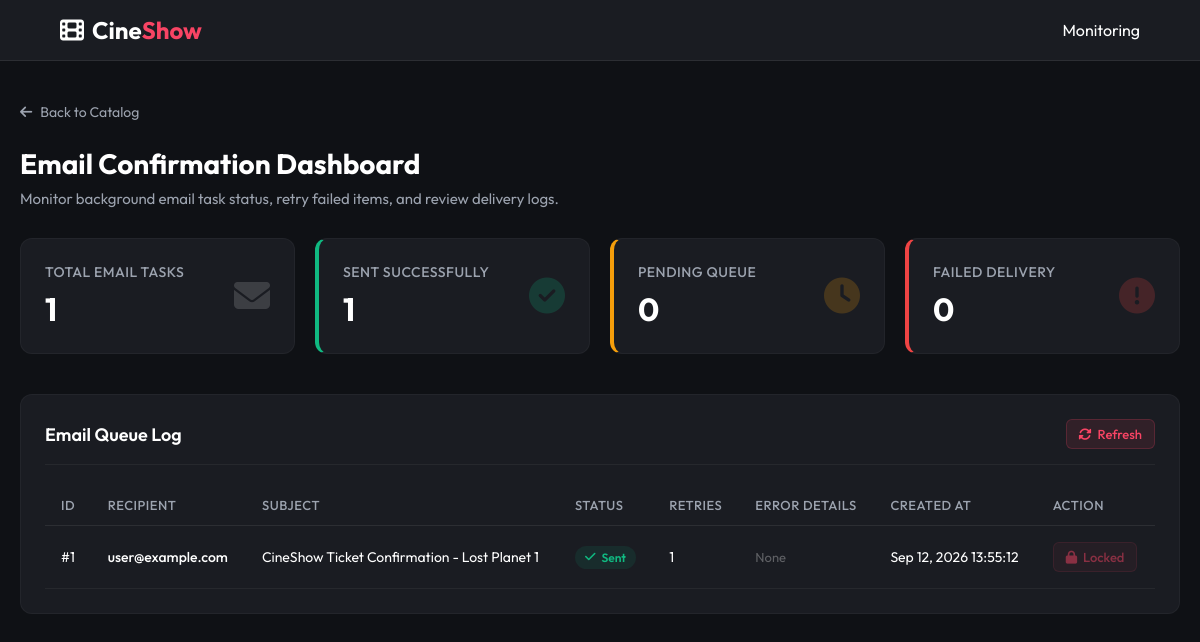
Screenshot of /email-dashboard/ with the database file from the repository.
### movies/models.py (models this page shows, shortened)
class EmailTask(models.Model):
    STATUS_CHOICES = [
        ('PENDING', 'Pending'),
        ('SENT', 'Sent'),
        ('FAILED', 'Failed'),
    ]
    booking = models.ForeignKey(Booking, on_delete=models.CASCADE, related_name='email_tasks', null=True, blank=True)
    recipient = models.EmailField(db_index=True)
    subject = models.CharField(max_length=255)
    template_name = models.CharField(max_length=255)
    context_data = models.JSONField(default=dict)
    status = models.CharField(max_length=20, choices=STATUS_CHOICES, default='PENDING', db_index=True)
    retry_count = models.IntegerField(default=0)
    last_error = models.TextField(null=True, blank=True)
    created_at = models.DateTimeField(auto_now_add=True)
    updated_at = models.DateTimeField(auto_now=True)

### movies/views.py (the view)
# urls.py: path('email-dashboard/', views.email_dashboard, name='email_dashboard'),
def email_dashboard(request):
    stats = EmailTask.objects.aggregate(
        total=Count('id'),
        sent=Count('id', filter=Q(status='SENT')),
        pending=Count('id', filter=Q(status='PENDING')),
        failed=Count('id', filter=Q(status='FAILED'))
    )
    tasks = EmailTask.objects.all().order_by('-created_at')
    context = {
        'stats': stats,
        'tasks': tasks
    }
    return render(request, 'movies/dashboard.html', context)

### movies/templates/movies/dashboard.html (shortened to what this page needs)
<!DOCTYPE html>
<html lang="en">
<head>
    <link rel="stylesheet" href="https://cdnjs.cloudflare.com/ajax/libs/font-awesome/6.4.0/css/all.min.css">
</head>
<body>
    <header>
        <a href="/" class="logo">
            <i class="fa-solid fa-film"></i>
            <div>Cine<span>Show</span></div>
        </a>
        <div class="results-count">
            Monitoring
        </div>
    </header>
    <div class="container">
        <a href="/" class="back-btn">
            <i class="fa-solid fa-arrow-left"></i> Back to Catalog
        </a>
        <div class="dashboard-header">
            <h1 class="dashboard-title">Email Confirmation Dashboard</h1>
            <p class="dashboard-subtitle">Monitor background email task status, retry failed items, and review delivery logs.</p>
        </div>
        <div class="stats-grid">
            <div class="stat-card total">
                <div class="stat-info">
                    <h3>Total Email Tasks</h3>
                    <p>{{ stats.total|default:0 }}</p>
                </div>
                <i class="fa-solid fa-envelope stat-icon"></i>
            </div>
            <div class="stat-card sent">
                <div class="stat-info">
                    <h3>Sent Successfully</h3>
                    <p>{{ stats.sent|default:0 }}</p>
                </div>
                <i class="fa-solid fa-circle-check stat-icon"></i>
            </div>
            <div class="stat-card pending">
                <div class="stat-info">
                    <h3>Pending Queue</h3>
                    <p>{{ stats.pending|default:0 }}</p>
                </div>
                <i class="fa-solid fa-clock stat-icon"></i>
            </div>
            <div class="stat-card failed">
                <div class="stat-info">
                    <h3>Failed Delivery</h3>
                    <p>{{ stats.failed|default:0 }}</p>
                </div>
                <i class="fa-solid fa-circle-exclamation stat-icon"></i>
            </div>
        </div>
        <div class="tasks-card">
            <div class="tasks-header">
                <h2 class="tasks-title">Email Queue Log</h2>
                <button class="action-btn" onclick="location.reload()">
                    <i class="fa-solid fa-rotate"></i> Refresh
                </button>
            </div>
            <div class="table-responsive">
                <table>
                    <thead>
                        <tr>
                            <th>ID</th>
                            <th>Recipient</th>
                            <th>Subject</th>
                            <th>Status</th>
                            <th>Retries</th>
                            <th>Error Details</th>
                            <th>Created At</th>
                            <th>Action</th>
                        </tr>
                    </thead>
                    <tbody>
                        {% for task in tasks %}
                        <tr>
                            <td>#{{ task.id }}</td>
                            <td style="font-weight: 500;">{{ task.recipient }}</td>
                            <td>{{ task.subject }}</td>
                            <td>
                                {% if task.status == 'SENT' %}
                                <span class="badge badge-sent">
                                    <i class="fa-solid fa-check"></i> Sent
                                </span>
                                {% elif task.status == 'PENDING' %}
                                <span class="badge badge-pending">
                                    <i class="fa-solid fa-spinner fa-spin"></i> Pending
                                </span>
                                {% else %}
                                <span class="badge badge-failed">
                                    <i class="fa-solid fa-xmark"></i> Failed
                                </span>
                                {% endif %}
                            </td>
                            <td>{{ task.retry_count }}</td>
                            <td>
                                {% if task.last_error %}
                                <span class="error-log" title="{{ task.last_error }}">{{ task.last_error }}</span>
                                {% else %}
                                <span style="color: rgba(255, 255, 255, 0.3); font-size: 13px;">None</span>
                                {% endif %}
                            </td>
                            <td>{{ task.created_at|date:"M d, Y H:i:s" }}</td>
                            <td>
                                {% if task.status == 'FAILED' %}
                                <button class="action-btn retry-btn" data-id="{{ task.id }}">
                                    <i class="fa-solid fa-arrow-rotate-right"></i> Retry
                                </button>
                                {% else %}
                                <button class="action-btn" disabled>
                                    <i class="fa-solid fa-lock"></i> Locked
                                </button>
                                {% endif %}
                            </td>
                        </tr>
                        {% endfor %}
                    </tbody>
                </table>
            </div>
        </div>
    </div>
</body>
</html>

### movies/templates/movies/dashboard.html (style rules this page uses)
:root { --bg-color: #0f1115; --card-bg: #1a1c22; --primary: #f84464; --primary-hover: #df2d4e; --text-main: #ffffff; --text-muted: #9ca3af; --success: #10b981; --warning: #f59e0b; --danger: #ef4444; --glass-bg: rgba(26, 28, 34, 0.75); --glass-border: rgba(255, 255, 255, 0.08); --card-border: rgba(255, 255, 255, 0.04); }
* { box-sizing: border-box; margin: 0; padding: 0; }
body { font-family: 'Outfit', sans-serif; background-color: var(--bg-color); color: var(--text-main); min-height: 100vh; padding-bottom: 50px; }
header { background-color: var(--card-bg); border-bottom: 1px solid var(--glass-border); padding: 15px 5%; display: flex; justify-content: space-between; align-items: center; position: sticky; top: 0; z-index: 100; }
.logo { font-size: 24px; font-weight: 700; color: var(--text-main); text-decoration: none; display: flex; align-items: center; gap: 8px; }
.logo span { color: var(--primary); }
.container { max-width: 1400px; margin: 40px auto; padding: 0 20px; }
.back-btn { display: inline-flex; align-items: center; gap: 8px; color: var(--text-muted); text-decoration: none; margin-bottom: 25px; font-size: 14px; transition: color 0.2s ease; }
.dashboard-header { margin-bottom: 30px; }
.dashboard-title { font-size: 28px; font-weight: 700; margin-bottom: 8px; }
.dashboard-subtitle { color: var(--text-muted); font-size: 15px; }
.stats-grid { display: grid; grid-template-columns: repeat(auto-fit, minmax(220px, 1fr)); gap: 20px; margin-bottom: 40px; }
.stat-card { background-color: var(--card-bg); border: 1px solid var(--card-border); border-radius: 12px; padding: 24px; display: flex; justify-content: space-between; align-items: center; position: relative; overflow: hidden; }
.stat-info h3 { font-size: 14px; color: var(--text-muted); font-weight: 500; text-transform: uppercase; letter-spacing: 0.5px; margin-bottom: 8px; }
.stat-info p { font-size: 32px; font-weight: 700; }
.stat-icon { font-size: 36px; opacity: 0.15; }
.stat-card.total .stat-icon { color: var(--text-main); }
.stat-card.sent { border-left: 4px solid var(--success); }
.stat-card.sent .stat-icon { color: var(--success); opacity: 0.2; }
.stat-card.pending { border-left: 4px solid var(--warning); }
.stat-card.pending .stat-icon { color: var(--warning); opacity: 0.2; }
.stat-card.failed { border-left: 4px solid var(--danger); }
.stat-card.failed .stat-icon { color: var(--danger); opacity: 0.2; }
.tasks-card { background-color: var(--card-bg); border: 1px solid var(--card-border); border-radius: 12px; padding: 24px; }
.tasks-header { display: flex; justify-content: space-between; align-items: center; margin-bottom: 20px; border-bottom: 1px solid rgba(255, 255, 255, 0.05); padding-bottom: 15px; }
.tasks-title { font-size: 18px; font-weight: 600; }
.table-responsive { overflow-x: auto; }
table { width: 100%; border-collapse: collapse; text-align: left; }
th { padding: 12px 16px; color: var(--text-muted); font-weight: 500; font-size: 13px; text-transform: uppercase; letter-spacing: 0.5px; border-bottom: 1px solid rgba(255, 255, 255, 0.08); }
td { padding: 16px; border-bottom: 1px solid rgba(255, 255, 255, 0.05); font-size: 14px; vertical-align: middle; }
.badge { display: inline-flex; align-items: center; gap: 6px; padding: 4px 10px; border-radius: 20px; font-size: 12px; font-weight: 600; }
.badge-sent { background-color: rgba(16, 185, 129, 0.1); color: var(--success); }
.action-btn { background-color: rgba(248, 68, 100, 0.1); border: 1px solid rgba(248, 68, 100, 0.2); color: var(--primary); padding: 6px 12px; border-radius: 6px; cursor: pointer; font-family: inherit; font-size: 13px; font-weight: 500; display: inline-flex; align-items: center; gap: 6px; transition: all 0.2s ease; }
.action-btn:disabled { opacity: 0.5; cursor: not-allowed; }

### rows the page displays
EmailTask: id "1", recipient "user@example.com", subject "CineShow Ticket Confirmation - Lost Planet 1", status "SENT" (drawn), retry_count "1", shows "None", created_at "Sep 12, 2026 13:55:12"

### other values shown
{{ stats.total|default:0 }} "1"
{{ stats.sent|default:0 }} "1"
{{ stats.pending|default:0 }} "0"
{{ stats.failed|default:0 }} "0"
